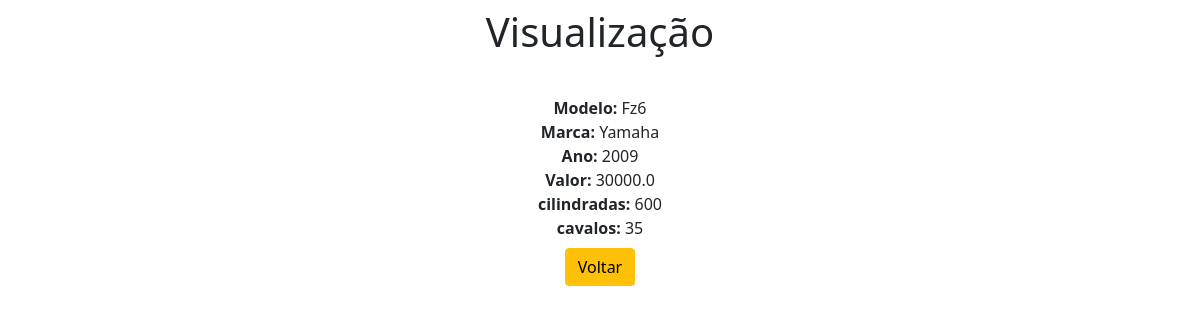
The app's page /view/13/ with its own data.
### app/models.py (models this page shows)
class Veiculo(models.Model):
    modelo = models.CharField(max_length=150)
    marca = models.CharField(max_length=100)
    ano = models.IntegerField()
    valor = models.FloatField()
    cilindradas = models.IntegerField()
    cavalos = models.IntegerField()

### app/views.py (the view)
# urls.py: path('view/<int:pk>/', view , name="view"),
def view(request, pk):
    data = {}
    data['db'] = Veiculo.objects.get(pk=pk)
    return render(request, 'view.html', data )

### app/templates/view.html (shortened to what this page needs)
<!DOCTYPE html>
<html lang="en">
<head>
    <link href="https://cdn.jsdelivr.net/npm/bootstrap@5.0.1/dist/css/bootstrap.min.css" rel="stylesheet">
</head>
<body>
    <div class="col-8 m-auto pt-2 pb-2 text-center">
      <h1>Visualização</h1>
    </div>
    <div class="col-8 m-auto pt-4 pb-2 text-center">
      <strong>Modelo: </strong>{{db.modelo}}<br>
      <strong>Marca: </strong>{{db.marca}}<br>
      <strong>Ano: </strong>{{db.ano}}<br>
      <strong>Valor: </strong>{{db.valor}}<br>
      <strong>cilindradas: </strong>{{db.cilindradas}}<br>
      <strong>cavalos: </strong>{{db.cavalos}}<br>
    </div>
    <div class="col-8 m-auto pt 4 pb-2 text-center">
      <a href="/veiculos/" class="btn btn-warning">Voltar</a>
    </div>
</body>
</html>

### records on screen
Veiculo: modelo "Fz6", marca "Yamaha", ano "2009", valor "30000.0", cilindradas "600", cavalos "35"
